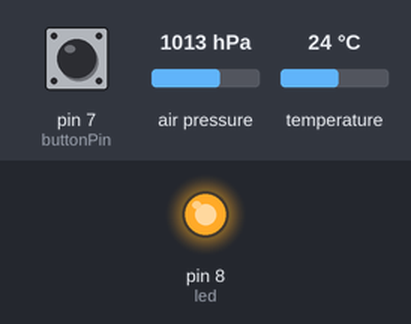
This sketch was run on a simulated Arduino Uno, built with avr-gcc and run on an emulated ATmega328P. Shown: output pins drawn as LEDs (lit = HIGH). The test bench sets the inputs (shaded band); at power-on: pin 7 (buttonPin) LOW, air pressure 1013 hPa, temperature 24 °C. What the sketch prints to the serial monitor is not drawn.

Above: at 1.2 s.
1.3 s: pin 7 (buttonPin) pulled HIGH for 0.15 s
At 2.1 s:
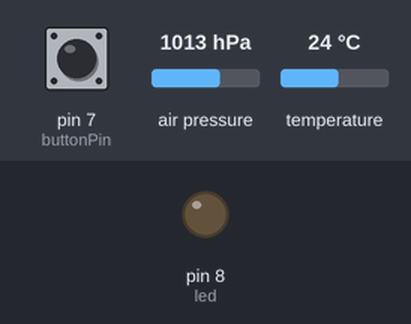
4.4 s: pin 7 (buttonPin) pulled HIGH for 1 s
At 6.1 s:
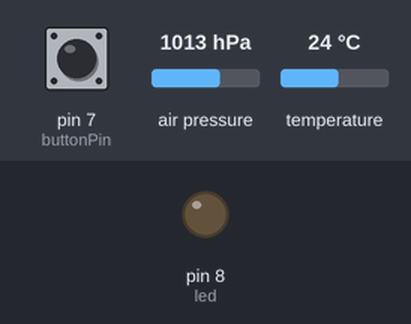
8.4 s: pin 7 (buttonPin) pulled HIGH for 3.2 s
At 14.4 s:
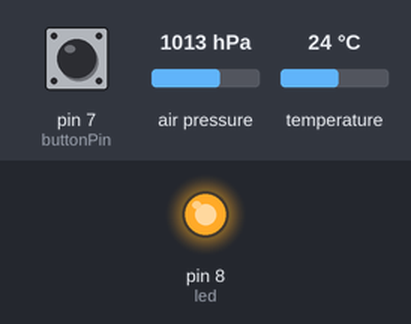
Timing chart, 0 to 15.9 s (numbered marks = the images above; inputs shaded):
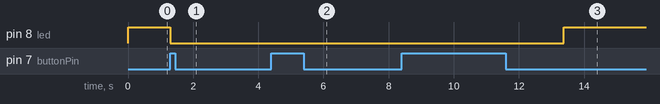

Measured:
- after the input at 1.3 s, pin 8 (led): HIGH → LOW at once
- after the input at 4.4 s, pin 8 (led): stays LOW (without the input it goes to HIGH after 0.93 s)
- after the input at 8.4 s, pin 8 (led): LOW → HIGH after 5.0 s instead of 0.95 s

The sketch:

_140303_BMP_firefly_v4.ino
```cpp
#include <Wire.h>
#include <Adafruit_Sensor.h>
#include <Adafruit_BMP085_U.h>

/*
 Connections
 ===========
 Connect SCL to analog 5
 Connect SDA to analog 4
 Connect VDD to 3.3V DC
 Connect GROUND to common ground

 Summary
 ========
 This Arduino code calculates the temperture, pressure, and altitude of the area and
 sends that information over to the electric imp using the tx port (digital pin 1) on the arduino
 to the rx port on the imp (pin 5) and serial.write
 */

Adafruit_BMP085_Unified bmp = Adafruit_BMP085_Unified(10085);
int led = 8;
const int buttonPin = 7;
int buttonState;             // the current reading from the input pin

void setup(void)
{
  pinMode(buttonPin, INPUT);
  pinMode(led, OUTPUT);
  Serial.begin(9600);

  /* Initialise the sensor */
  if(!bmp.begin())
  {
    /* There was a problem detecting the BMP085 ... check your connections */
    // Serial.print("Ooops, no BMP085 detected ... Check your wiring or I2C ADDR!");
    while(1);
  }
}

void loop(void)
{
  buttonState = digitalRead(buttonPin);
  if (buttonState == HIGH) {
    digitalWrite(led, LOW);   // turn the LED on (HIGH is the voltage level)

    sensors_event_t event;
    bmp.getEvent(&event);

    /* Display the results (barometric pressure is measure in hPa) */
    if (event.pressure)
    {
      /* Display atmospheric pressue in hPa */
      /*Serial.print("Pressure:    ");
       Serial.print(event.pressure);
       Serial.println(" hPa");*/
      float pressure =event.pressure;

      /* First we get the current temperature from the BMP085 */
      float temperature;
      bmp.getTemperature(&temperature);
      //Serial.print("Temperature: ");
      //Serial.print(" C     ");
      float tempc=temperature;

      float seaLevelPressure = SENSORS_PRESSURE_SEALEVELHPA;
      /*Serial.print("Altitude:    ");
       Serial.print(bmp.pressureToAltitude(seaLevelPressure,
       event.pressure,
       temperature));
       Serial.println(" m");
       Serial.println("");*/

      float altitude =bmp.pressureToAltitude(seaLevelPressure, event.pressure,temperature);
      byte data[] = {(byte)tempc,(byte)pressure,(byte)altitude};

      Serial.write(data, 4);
      delay(4000);
    }
    else { Serial.println("Sensor error"); }
  }
  else{}


  digitalWrite(led, HIGH);    // turn the LED off by making the voltage LOW

  }
```
